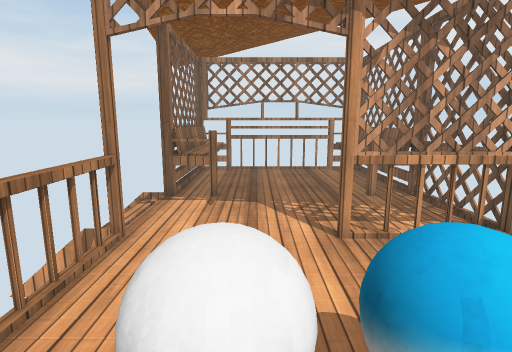
[1] (above)

12 first-person views from a walk through a Unity game level. The camera is 1.4 m above the floor, tilts 10° down and sees 80° across. The floor is counted in squares, 0.5 m on a side. Each view is taken from the middle of a square. On the plan, view 1 faces up. The plan holds only what a view shows up to about 20 squares ahead; the rest is blank. Some surface patterns are stand-ins.

[2]
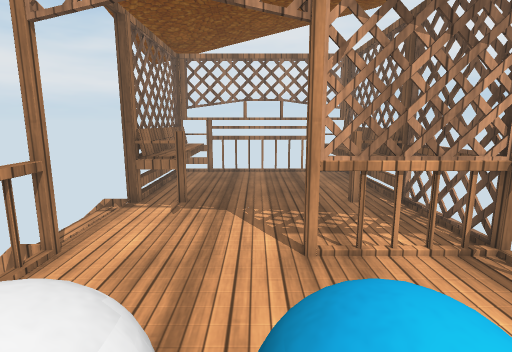

[3]
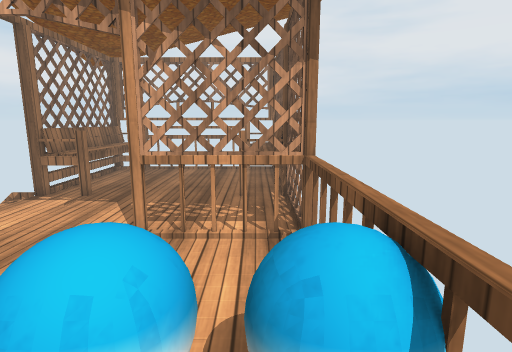

[4]
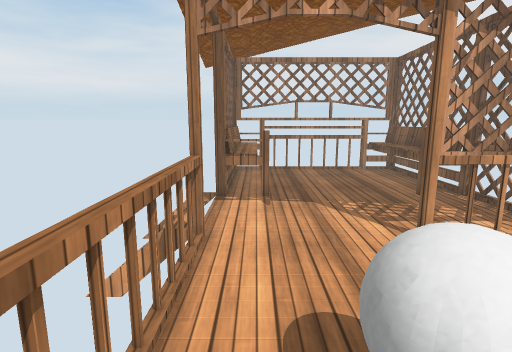

[5]
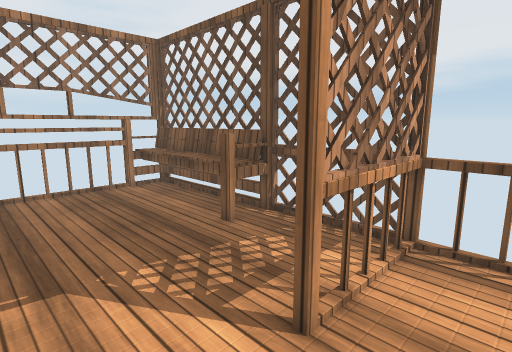

[6]
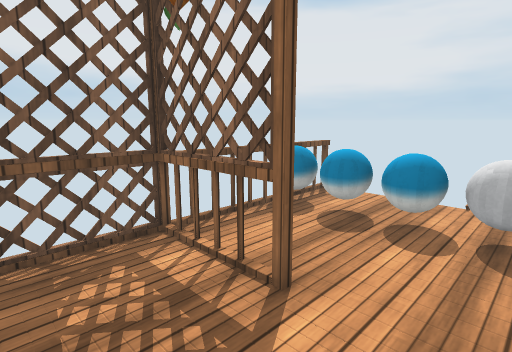

[7]
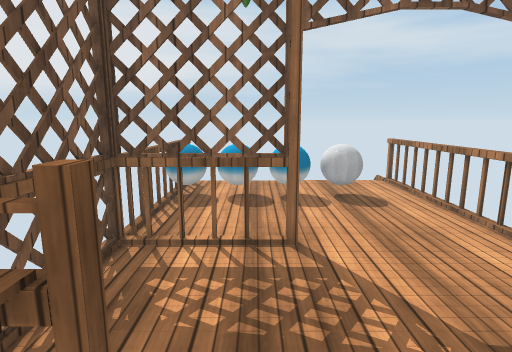

[8]
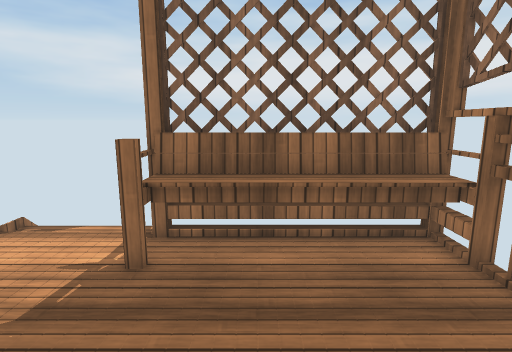

[9]
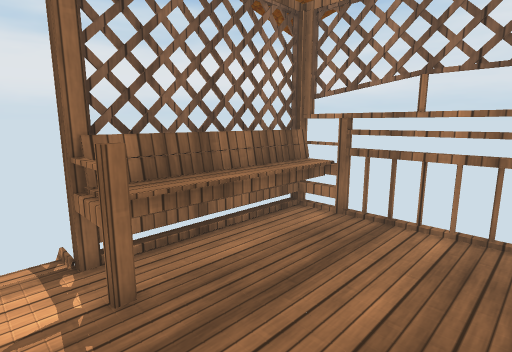

[10]
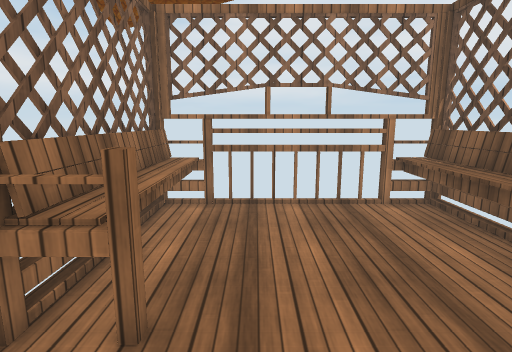

[11]
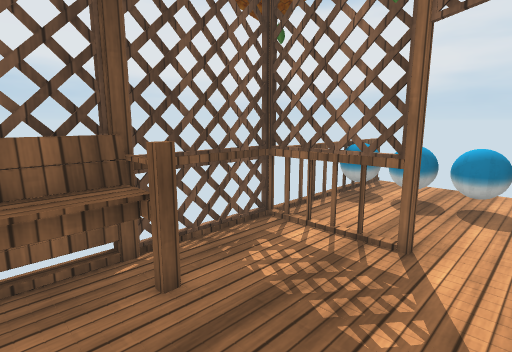

[12]
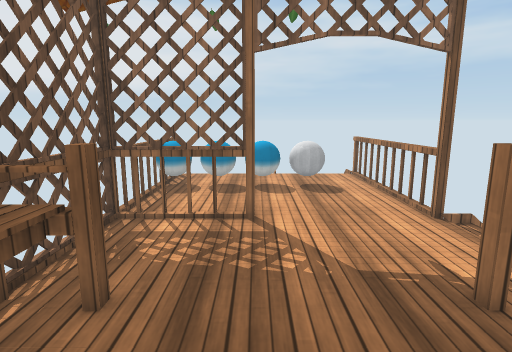

### Floor plan
Key: @ floor where view 1 was taken; # wall or solid block; x gap in a wall; . floor; = window, fence, low wall or low ledge; ^ raised ledge.
Columns run from 4 left of view 1 to 6 right of it. Each row starts with its distance up from view 1.
 18  ##########
 17  #^......^#
 16  #^......^#
 15  #^......^#
 14  #^......^#
 13 ##^......^#
 12 ##^......^#
 11 ##=......=#
 10  .........x
  9  .........x
  8 ..........x
  7 ##.....xxx#
  6 #=........
  5 #=........
  4 #=........
  3 #=.=======#
  2 #=.========
  1 #=..=. . .
  0 #=..@.....
 -1 ##

Positions as (right, up) in squares from view 1, and headings:
1: (0, 0), facing up
2: (1, 1), facing up
3: (5, 0), facing up
4: (-2, 0), facing up
5: (-1, 5), facing up-right
6: (-1, 11), facing down-right
7: (3, 14), facing down
8: (4, 14), facing left
9: (3, 10), facing up-left
10: (0, 8), facing up
11: (0, 14), facing down-right
12: (2, 16), facing down
